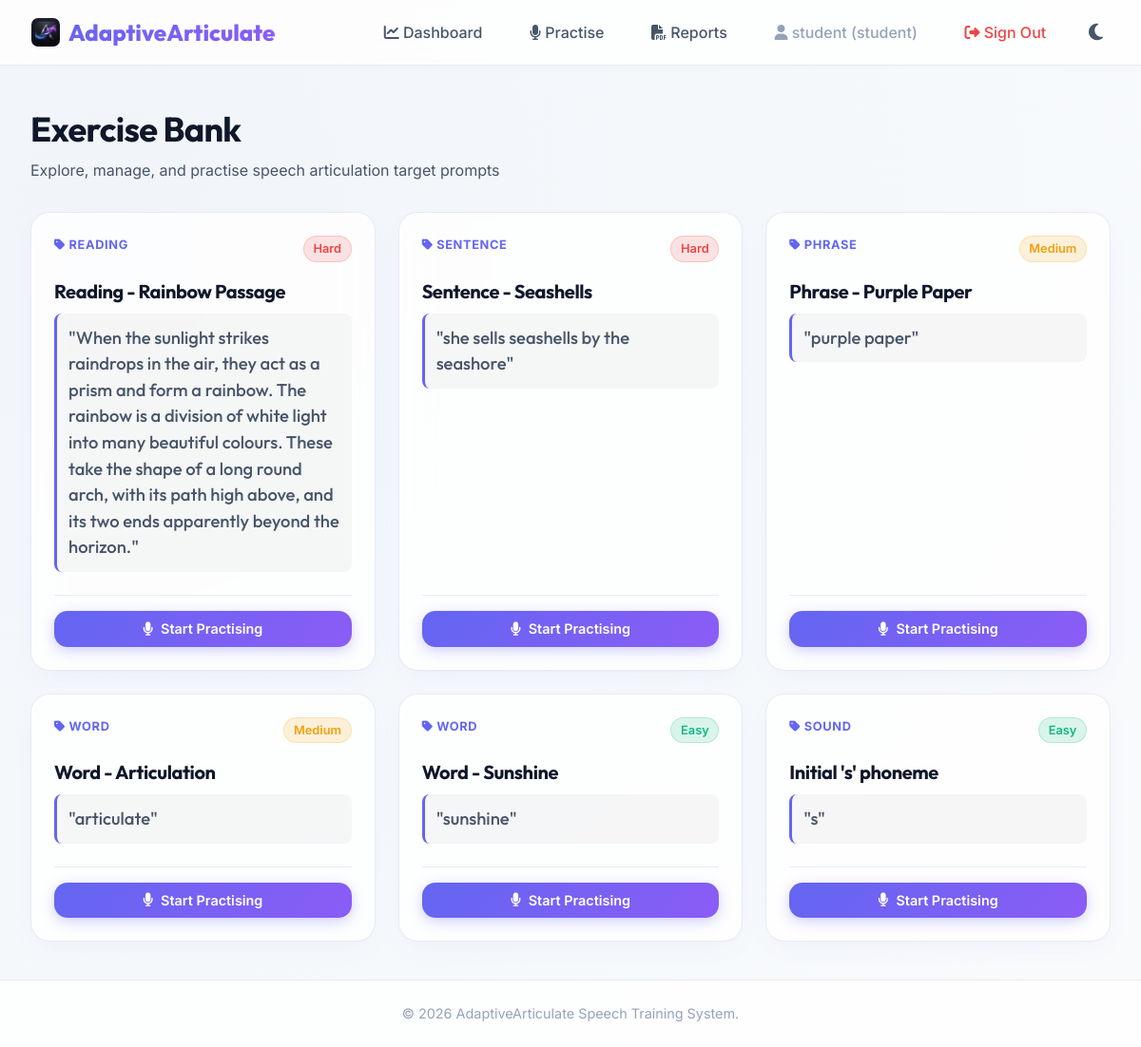
Screenshot of /exercises/ (signed in) with the database file from the repository.
### app/models/user.py (models this page shows, shortened)
class User(UserMixin, db.Model):  # type: ignore[name-defined]
    __tablename__ = "users"
    id = db.Column(db.Integer, primary_key=True)
    email = db.Column(db.String(120), unique=True, nullable=False, index=True)
    password_hash = db.Column(db.String(255), nullable=False)
    role = db.Column(
        db.String(20), nullable=False, default="student"
    )  # student, therapist, supervisor, admin
    is_verified = db.Column(db.Boolean, default=False, nullable=False)
    is_active = db.Column(db.Boolean, default=True, nullable=False)
    created_at = db.Column(db.DateTime, default=datetime.utcnow, nullable=False)
    last_login = db.Column(db.DateTime, nullable=True)
    api_token = db.Column(db.String(64), unique=True, nullable=True, index=True)

### app/models/exercise.py (models this page shows, shortened)
class Exercise(db.Model):  # type: ignore[name-defined]
    __tablename__ = "exercises"
    id = db.Column(db.Integer, primary_key=True)
    title = db.Column(db.String(100), nullable=False)
    type = db.Column(
        db.String(50), nullable=False, index=True
    )  # sound, word, phrase, sentence, reading
    difficulty = db.Column(db.String(20), nullable=False)  # easy, medium, hard
    prompt_text = db.Column(db.Text, nullable=False)
    reference_audio_path = db.Column(db.String(255), nullable=True)
    created_at = db.Column(db.DateTime, default=datetime.utcnow)
    attempts = db.relationship("ExerciseAttempt", backref="exercise", cascade="all, delete-orphan")
    recommendations = db.relationship(
        "Recommendation", backref="exercise", cascade="all, delete-orphan"
    )

### app/exercises/routes.py (the view)
@exercises_bp.route("/")
@login_required
def index() -> Any:
    exercises = exercise_service.get_all_exercises()
    return render_template("exercises/list.html", exercises=exercises)

### app/services/exercise_service.py (called while the page is built)
    def get_all_exercises(self) -> List[Exercise]:
        return Exercise.query.order_by(Exercise.created_at.desc()).all()  # type: ignore[no-any-return]

### app/services/user_service.py (called while the page is built)
    def get_user_by_id(self, user_id: int) -> Optional[User]:
        return db.session.get(User, user_id)

### app/templates/exercises/list.html (shortened to what this page needs)
{% extends "base.html" %}
{% block content %}
<div style="display: flex; justify-content: space-between; align-items: center; margin-bottom: 2rem;">
    <div>
        <h1 style="font-size: 2.25rem;">Exercise Bank</h1>
        <p style="color: var(--text-secondary); margin-top: 0.25rem;">Explore, manage, and practise speech articulation target prompts</p>
    </div>
</div>
<div style="display: grid; grid-template-columns: repeat(auto-fill, minmax(340px, 1fr)); gap: 1.5rem;">
    {% if exercises %}
        {% for exercise in exercises %}
            <div class="card" style="display: flex; flex-direction: column; justify-content: space-between; min-height: 240px; padding: 1.5rem;">
                <div>
                    <div style="display: flex; justify-content: space-between; align-items: flex-start; margin-bottom: 1rem;">
                        <span style="font-size: 0.8rem; font-weight: 700; text-transform: uppercase; letter-spacing: 0.05em; color: var(--primary);">
                            <i class="fa-solid fa-tag"></i> {{ exercise.type }}
                        </span>
                        {% if exercise.difficulty == 'easy' %}
                            <span style="background: rgba(16, 185, 129, 0.15); color: var(--success); font-size: 0.8rem; font-weight: 600; padding: 0.2rem 0.6rem; border-radius: 20px; border: 1px solid rgba(16, 185, 129, 0.2);">
                                Easy
                            </span>
                        {% elif exercise.difficulty == 'medium' %}
                            <span style="background: rgba(245, 158, 11, 0.15); color: var(--warning); font-size: 0.8rem; font-weight: 600; padding: 0.2rem 0.6rem; border-radius: 20px; border: 1px solid rgba(245, 158, 11, 0.2);">
                                Medium
                            </span>
                        {% else %}
                            <span style="background: rgba(239, 68, 68, 0.15); color: var(--danger); font-size: 0.8rem; font-weight: 600; padding: 0.2rem 0.6rem; border-radius: 20px; border: 1px solid rgba(239, 68, 68, 0.2);">
                                Hard
                            </span>
                        {% endif %}
                    </div>
                    <h3 style="font-size: 1.25rem; margin-bottom: 0.5rem; color: var(--text-primary);">{{ exercise.title }}</h3>
                    <p style="font-family: 'Outfit', sans-serif; font-size: 1.15rem; font-weight: 500; color: var(--text-secondary); background: rgba(0, 0, 0, 0.03); padding: 0.75rem; border-radius: var(--radius-sm); border-left: 3px solid var(--primary); margin-bottom: 1.5rem;">
                        "{{ exercise.prompt_text }}"
                    </p>
                </div>
                <div style="display: flex; gap: 0.75rem; align-items: center; border-top: 1px solid var(--border-color); padding-top: 1rem; margin-top: auto;">
                    {% if current_user.role == 'student' %}
                        <a href="{{ url_for('exercises.practice', exercise_id=exercise.id) }}" class="btn btn-primary btn-block" style="padding: 0.5rem 1rem; font-size: 0.9rem;">
                            <i class="fa-solid fa-microphone"></i> Start Practising
                        </a>
                    {% endif %}
                </div>
            </div>
        {% endfor %}
    {% endif %}
</div>
{% endblock %}

### app/templates/base.html (shortened to what this page needs)
<!DOCTYPE html>
<html lang="en">
<head>
    <link rel="stylesheet" href="{{ url_for('static', filename='css/style.css') }}">
    <link rel="stylesheet" href="https://cdn.jsdelivr.net/npm/@fortawesome/fontawesome-free@6.5.2/css/all.min.css">
</head>
<body>
    <nav class="navbar" id="navbar">
        <a href="{{ url_for('index') }}" class="nav-brand">
            <img src="{{ url_for('static', filename='img/logo_icon.png') }}" alt="Logo" class="brand-logo-icon"> AdaptiveArticulate
        </a>
        <ul class="nav-links">
            {% if current_user.is_authenticated %}
                <li>
                    <a href="{{ url_for('users.dashboard_gate') }}" class="nav-link">
                        <i class="fa-solid fa-chart-line"></i> Dashboard
                    </a>
                </li>
                {% if current_user.role == 'student' %}
                    <li>
                        <a href="{{ url_for('exercises.index') }}" class="nav-link">
                            <i class="fa-solid fa-microphone"></i> Practise
                        </a>
                    </li>
                {% elif current_user.role in ['therapist', 'admin'] %}
                    <li>
                        <a href="{{ url_for('exercises.index') }}" class="nav-link">
                            <i class="fa-solid fa-book-open"></i> Exercises
                        </a>
                    </li>
                {% endif %}
                <li>
                    <a href="{{ url_for('reports.download') }}" class="nav-link">
                        <i class="fa-solid fa-file-pdf"></i> Reports
                    </a>
                </li>
                <li>
                    <span class="nav-link" style="color: var(--text-muted);">
                        <i class="fa-solid fa-user"></i> {{ current_user.email.split('@')[0] }} ({{ current_user.role }})
                    </span>
                </li>
                <li>
                    <a href="{{ url_for('auth.logout') }}" class="nav-link" style="color: var(--danger);">
                        <i class="fa-solid fa-right-from-bracket"></i> Sign Out
                    </a>
                </li>
            {% endif %}
            <li>
                <button class="theme-toggle-btn" id="theme-toggle" aria-label="Toggle dark mode">
                    <i class="fa-solid fa-moon" id="theme-icon"></i>
                </button>
            </li>
        </ul>
    </nav>
    <main class="main-content">
        {% block content %}{% endblock %}
    </main>
    <footer class="footer">
        <p>&copy; 2026 AdaptiveArticulate Speech Training System.</p>
    </footer>
</body>
</html>

### app/static/css/style.css (style rules this page uses)
:root { --bg-primary: #f8fafc; --bg-secondary: #f1f5f9; --bg-card: rgba(255, 255, 255, 0.8); --border-color: rgba(226, 232, 240, 0.8); --text-primary: #0f172a; --text-secondary: #475569; --text-muted: #94a3b8; --primary: #6366f1; --primary-hover: #4f46e5; --secondary: #8b5cf6; --secondary-hover: #7c3aed; --success: #10b981; --warning: #f59e0b; --danger: #ef4444; --info: #06b6d4; --card-shadow: 0 10px 30px -10px rgba(99, 102, 241, 0.08), 0 1px 3px rgba(0, 0, 0, 0.02); --btn-shadow: 0 4px 14px 0 rgba(99, 102, 241, 0.3); --radius-sm: 8px; --radius-md: 14px; --radius-lg: 20px; --backdrop-blur: 16px; --transition-speed: 0.3s; }
* { box-sizing: border-box; margin: 0; padding: 0; }
body { font-family: 'Inter', -apple-system, BlinkMacSystemFont, "Segoe UI", Roboto, sans-serif; background: radial-gradient(circle at 10% 20%, var(--bg-secondary) 0%, var(--bg-primary) 90%); color: var(--text-primary); min-height: 100vh; display: flex; flex-direction: column; overflow-x: hidden; transition: background var(--transition-speed) ease, color var(--transition-speed) ease; line-height: 1.5; }
h1, h2, h3, h4, h5, h6 { font-family: 'Outfit', sans-serif; font-weight: 700; color: var(--text-primary); letter-spacing: -0.02em; }
a { color: var(--primary); text-decoration: none; transition: color var(--transition-speed) ease; }
.navbar { background: var(--bg-card); backdrop-filter: blur(var(--backdrop-blur)); -webkit-backdrop-filter: blur(var(--backdrop-blur)); border-bottom: 1px solid var(--border-color); padding: 1rem 2rem; position: sticky; top: 0; z-index: 100; display: flex; justify-content: space-between; align-items: center; box-shadow: 0 2px 10px rgba(0, 0, 0, 0.02); }
.nav-brand { font-family: 'Outfit', sans-serif; font-size: 1.5rem; font-weight: 800; background: linear-gradient(135deg, var(--primary) 0%, var(--secondary) 100%); -webkit-background-clip: text; -webkit-text-fill-color: transparent; display: flex; align-items: center; gap: 0.5rem; }
.brand-logo-icon { height: 32px; width: 32px; border-radius: 8px; object-fit: cover; border: 1px solid rgba(255, 255, 255, 0.1); }
.nav-links { display: flex; gap: 1.5rem; align-items: center; list-style: none; }
.nav-link { font-weight: 500; color: var(--text-secondary); padding: 0.5rem 0.8rem; border-radius: var(--radius-sm); transition: all var(--transition-speed) ease; }
.main-content { flex: 1; width: 100%; max-width: 1280px; margin: 0 auto; padding: 2.5rem 2rem; }
.footer { background: var(--bg-card); backdrop-filter: blur(var(--backdrop-blur)); -webkit-backdrop-filter: blur(var(--backdrop-blur)); border-top: 1px solid var(--border-color); padding: 1.5rem 2rem; text-align: center; color: var(--text-muted); font-size: 0.9rem; margin-top: auto; }
.card { background: var(--bg-card); backdrop-filter: blur(var(--backdrop-blur)); -webkit-backdrop-filter: blur(var(--backdrop-blur)); border: 1px solid var(--border-color); border-radius: var(--radius-lg); padding: 2rem; box-shadow: var(--card-shadow); transition: transform var(--transition-speed) cubic-bezier(0.16, 1, 0.3, 1), box-shadow var(--transition-speed) ease; animation: fadeInUp 0.6s cubic-bezier(0.16, 1, 0.3, 1) forwards; }
.btn { display: inline-flex; align-items: center; justify-content: center; gap: 0.5rem; padding: 0.75rem 1.5rem; border-radius: var(--radius-md); font-weight: 600; font-size: 1rem; cursor: pointer; transition: all var(--transition-speed) cubic-bezier(0.16, 1, 0.3, 1); border: none; text-align: center; }
.btn-primary { background: linear-gradient(135deg, var(--primary) 0%, var(--secondary) 100%); color: white; box-shadow: var(--btn-shadow); }
.btn-block { width: 100%; }
.theme-toggle-btn { background: transparent; border: none; color: var(--text-secondary); font-size: 1.25rem; cursor: pointer; padding: 0.5rem; border-radius: 50%; display: flex; align-items: center; justify-content: center; transition: background var(--transition-speed) ease, color var(--transition-speed) ease; }

### rows the page displays
User: email "student", role "student"
Exercise: type "READING", difficulty "Hard", title "Reading - Rainbow Passage", prompt_text "When the sunlight strikes raindrops in the air, they act as a prism and form a rainbow. The rainbow is a division of white light into many beautiful colours. These take the shape of a long round arch, with its path high above, and its two ends apparently beyond the horizon."
Exercise: type "SENTENCE", difficulty "Hard", title "Sentence - Seashells", prompt_text "she sells seashells by the seashore"
Exercise: type "PHRASE", difficulty "Medium", title "Phrase - Purple Paper", prompt_text "purple paper"
Exercise: type "WORD", difficulty "Medium", title "Word - Articulation", prompt_text "articulate"
Exercise: type "WORD", difficulty "Easy", title "Word - Sunshine", prompt_text "sunshine"
Exercise: type "SOUND", difficulty "Easy", title "Initial 's' phoneme", prompt_text "s"
